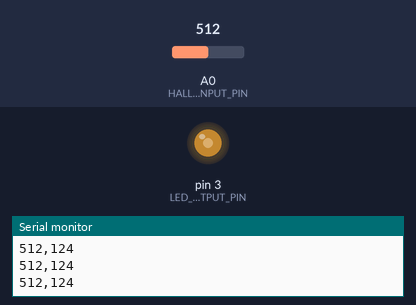
Simulated run of this sketch. Board: Arduino Uno, built with avr-gcc and run on an emulated ATmega328P. Parts: output pins drawn as LEDs (lit = HIGH), the last lines printed to the serial monitor. The test bench sets the inputs (shaded band); at power-on: A0 (HALLEFFECT_INPUT_PIN) = 512.

Above: at 1.2 s.
1.3 s: A0 (HALLEFFECT_INPUT_PIN) set to 716
At 2.1 s:
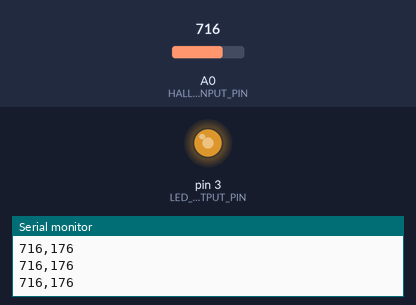
2.8 s: A0 (HALLEFFECT_INPUT_PIN) set to 122
At 3.2 s:
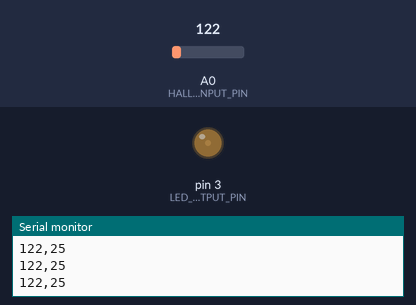
4.3 s: A0 (HALLEFFECT_INPUT_PIN) set to 900
At 5.3 s:
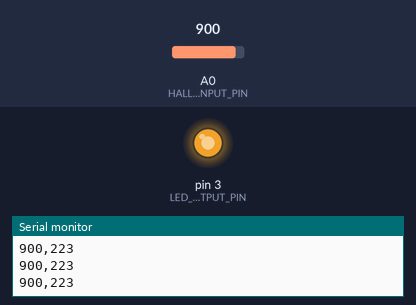
5.8 s: A0 (HALLEFFECT_INPUT_PIN) set to 511
At 6.3 s:
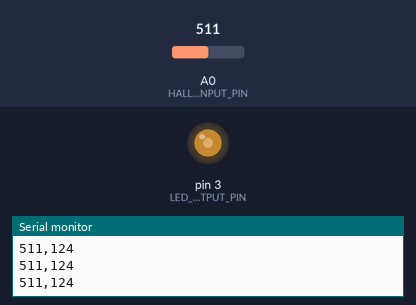
Timing chart, 0 to 8.3 s (numbered marks = the images above; inputs shaded):
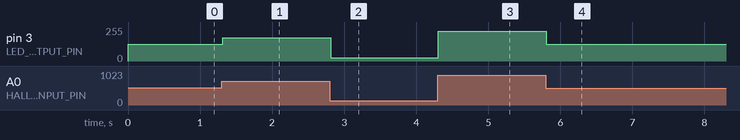

The sketch:

HallEffectLED.ino
```cpp
/*
 * Uses a Hall effect sensors to fade on and off an LED based on the proximity
 * and orientation of the magnet. If the south pole of the magnet is directly
 * perpendicular to the Hall effect sensor's face, the voltage output of the
 * sensor will be 5V. If the north pole is directly perpendicular, the voltage output
 * will be ~0V. If no magnet is present, the voltage output will be Vcc/2 or 5V
 * on the Arduino Uno and Leonardo.
 *
 * By Jon E. Froehlich
 * @jonfroehlich
 * http://makeabilitylab.io
 *
 * For a walkthrough and circuit diagram, see:
 * https://makeabilitylab.github.io/physcomp/sensors/hall-effect
 *
 */

const int LED_OUTPUT_PIN = 3;
const int HALLEFFECT_INPUT_PIN = A0;

void setup() {
  pinMode(LED_OUTPUT_PIN, OUTPUT);
  pinMode(HALLEFFECT_INPUT_PIN, INPUT);
  Serial.begin(9600);
}

void loop() {

  int hallEffectVal = analogRead(HALLEFFECT_INPUT_PIN);

  // Remap the value for output. In my experiments, the minimum input
  // value for when the north part of the magnet was directly in front of
  // the Hall effect sensor was ~22
  int ledVal = map(hallEffectVal, 22, 1023, 0, 255);

  // Print the raw photocell value and the converted led value (e,g., for Serial
  // Console and Serial Plotter)
  Serial.print(hallEffectVal);
  Serial.print(",");
  Serial.println(ledVal);

  // Write out the LED value.
  analogWrite(LED_OUTPUT_PIN, ledVal);

  delay(20); // read at 50Hz
}
```

Measured:
- after the input at 1.3 s, pin 3 (LED_OUTPUT_PIN): 124/255 → 176/255 at once
- after the input at 2.8 s, pin 3 (LED_OUTPUT_PIN): 176/255 → 25/255 at once
- after the input at 4.3 s, pin 3 (LED_OUTPUT_PIN): 25/255 → 223/255 at once
- after the input at 5.8 s, pin 3 (LED_OUTPUT_PIN): 223/255 → 124/255 at once
